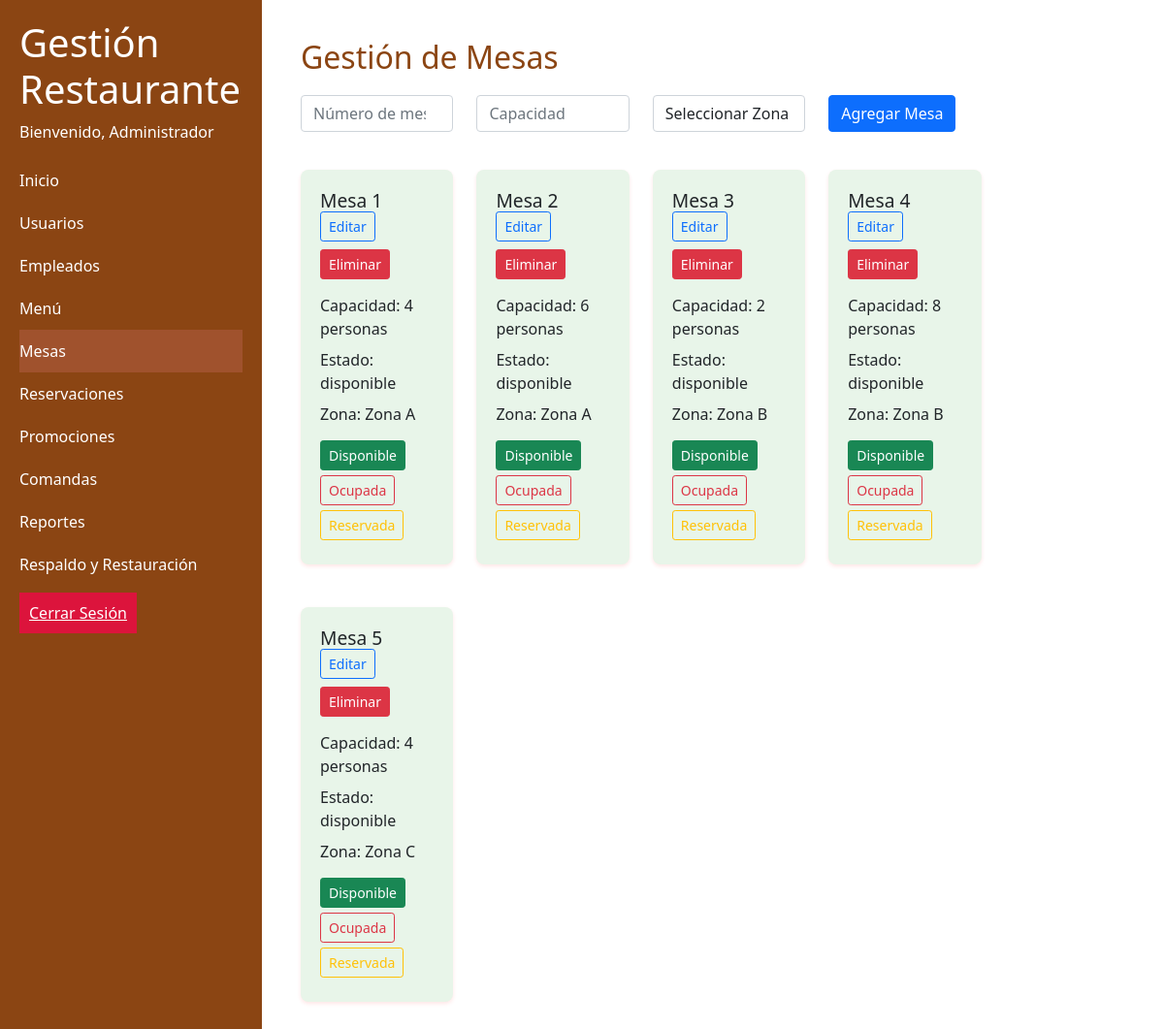
The page /mesas.php (signed in) on the database as committed earlier.
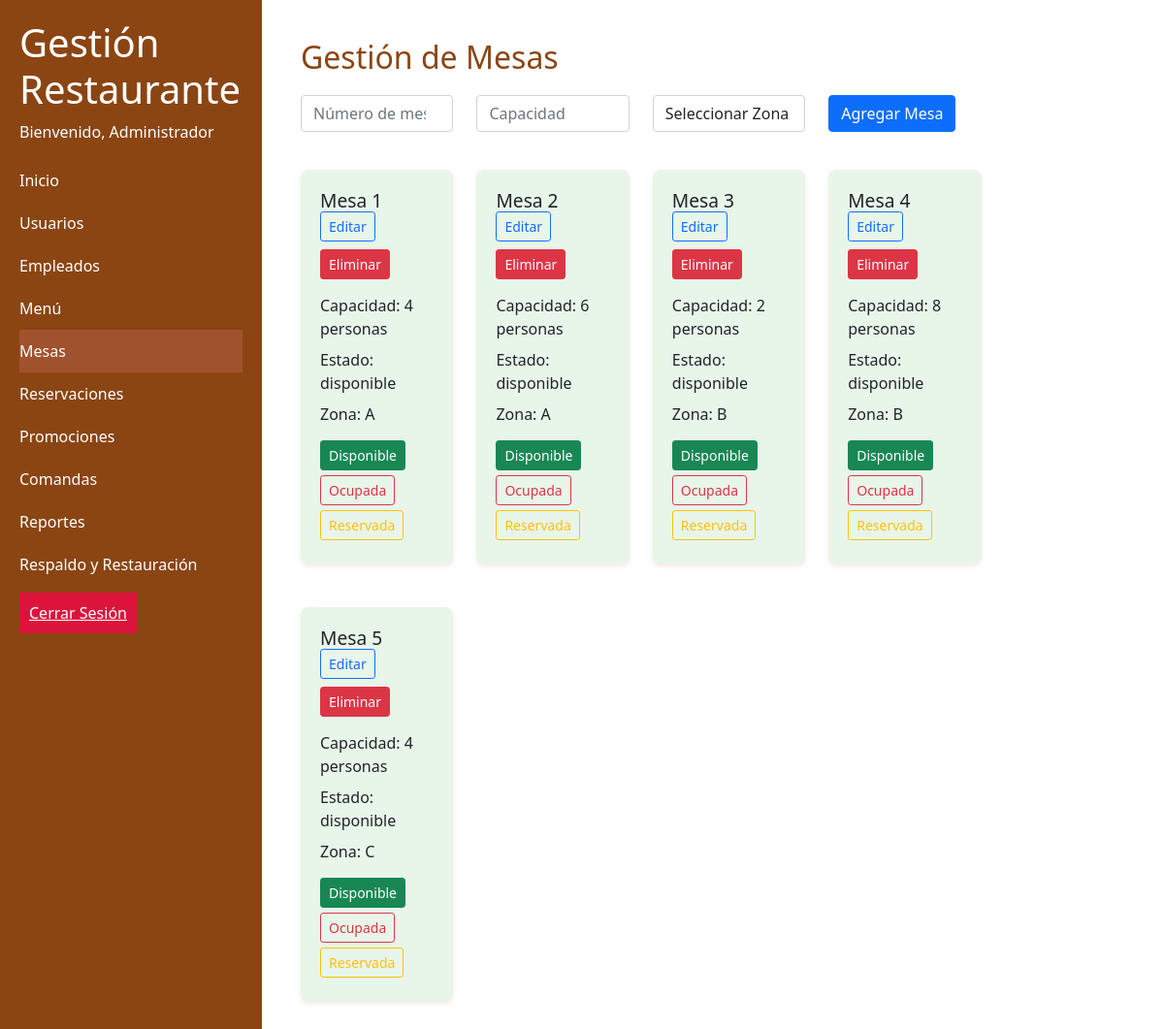
The same page on the database as committed later.
### tables this page shows
CREATE TABLE mesas (
    id INT AUTO_INCREMENT PRIMARY KEY,
    numero INT NOT NULL,
    capacidad INT NOT NULL,
    estado ENUM('disponible', 'ocupada', 'reservada') NOT NULL,
    ultima_actualizacion TIMESTAMP DEFAULT CURRENT_TIMESTAMP,
    zona_id INT,
    FOREIGN KEY (zona_id) REFERENCES zonas(id) ON UPDATE CASCADE ON DELETE CASCADE
);

CREATE TABLE zonas (
    id INT AUTO_INCREMENT PRIMARY KEY,
    nombre CHAR(1) NOT NULL
);

### mesas.php (the view, shortened to what this page needs)
<?php
if(isset($_SESSION['usuario'])){
include 'includes/header.php';
$conn = new mysqli("localhost", "root", "", "restaurante_db");
$sql = "SELECT m.*, z.nombre as zona_nombre FROM mesas m
        LEFT JOIN zonas z ON m.zona_id = z.id
        ORDER BY m.numero";
$result = $conn->query($sql);
?>
    <link href="https://cdn.jsdelivr.net/npm/bootstrap@5.1.3/dist/css/bootstrap.min.css" rel="stylesheet">
    <link rel="stylesheet" type="text/css" href="Static/css/mesas.css">
            <div class="col-md-10 main-content">
                <h2>Gestión de Mesas</h2>
                <form method="POST" class="mb-4 needs-validation" novalidate>
                    <div class="row">
                        <div class="col-md-3">
                            <input type="number" name="numero" class="form-control" placeholder="Número de mesa" required min="1">
                        </div>
                        <div class="col-md-3">
                            <input type="number" name="capacidad" class="form-control" placeholder="Capacidad" required min="1">
                        </div>
                        <div class="col-md-3">
                            <select name="zona" class="form-control" required>
                                <option value="">Seleccionar Zona</option>
                            </select>
                        </div>
                        <div class="col-md-3">
                            <button type="submit" name="agregar" class="btn btn-primary">Agregar Mesa</button>
                        </div>
                    </div>
                </form>
                <div class="row">
                    <?php while($row = $result->fetch_assoc()): ?>
                        <div class="col-md-3 mb-4">
                            <div class="mesa-card <?php echo $row['estado']; ?>">
                                <h3>Mesa <?php echo $row['numero']; ?>
                                <p><button type="button" class="btn btn-sm btn-outline-primary" data-bs-toggle="modal" data-bs-target="#editModal<?php echo $row['id']; ?>">
                                        Editar
                                    </button>
                                    <button type="button" class="btn btn-sm btn-danger mt-2" data-bs-toggle="modal" data-bs-target="#deleteModal<?php echo $row['id']; ?>">
                                        Eliminar
                                    </button></p>
                                </h3>
                                <p>Capacidad: <?php echo $row['capacidad']; ?> personas</p>
                                <p>Estado: <?php echo $row['estado']; ?></p>
                                <p>Zona: <?php echo $row['zona_nombre']; ?></p>
                                <div class="estado-buttons">
                                    <form method="POST" class="d-inline">
                                        <button type="submit" name="estado" value="disponible"
                                                class="btn btn-sm <?php echo $row['estado'] == 'disponible' ? 'btn-success' : 'btn-outline-success'; ?>">
                                            Disponible
                                        </button>
                                        <button type="submit" name="estado" value="ocupada"
                                                class="btn btn-sm <?php echo $row['estado'] == 'ocupada' ? 'btn-danger' : 'btn-outline-danger'; ?>">
                                            Ocupada
                                        </button>
                                        <button type="submit" name="estado" value="reservada"
                                                class="btn btn-sm <?php echo $row['estado'] == 'reservada' ? 'btn-warning' : 'btn-outline-warning'; ?>">
                                            Reservada
                                        </button>
                                    </form>
                                </div>
                            </div>
                        </div>
                    <?php endwhile; ?>
                </div>
            </div>
        </div>
    </div>
<?php
include 'includes/footer.php';
} else {
    header("Location: login.php");
}
?>

Rows that differ between the two databases and show on the page:
changed through a linked row, mesas (number 1 of 5 on the later page): zona.nombre "Zona A" → "A"
changed through a linked row, mesas (number 2 of 5 on the later page): zona.nombre "Zona A" → "A"
changed through a linked row, mesas (number 3 of 5 on the later page): zona.nombre "Zona B" → "B"
changed through a linked row, mesas (number 4 of 5 on the later page): zona.nombre "Zona B" → "B"
changed through a linked row, mesas (number 5 of 5 on the later page): zona.nombre "Zona C" → "C"
